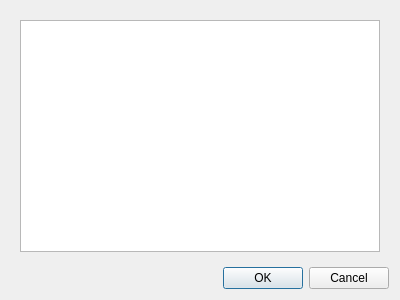
<?xml version="1.0" encoding="UTF-8"?>
<ui version="4.0">
 <class>LoadSampleDialog</class>
 <widget class="QDialog" name="LoadSampleDialog">
  <property name="windowModality">
   <enum>Qt::ApplicationModal</enum>
  </property>
  <property name="geometry">
   <rect>
    <x>0</x>
    <y>0</y>
    <width>400</width>
    <height>300</height>
   </rect>
  </property>
  <property name="windowTitle">
   <string>Select Sub Sample</string>
  </property>
  <layout class="QVBoxLayout" name="verticalLayout">
   <item>
    <widget class="QFrame" name="Layout">
     <property name="frameShape">
      <enum>QFrame::NoFrame</enum>
     </property>
     <property name="frameShadow">
      <enum>QFrame::Raised</enum>
     </property>
     <layout class="QGridLayout" name="gridLayout">
      <item row="0" column="0">
       <widget class="QTableView" name="tableView">
        <property name="contextMenuPolicy">
         <enum>Qt::CustomContextMenu</enum>
        </property>
        <property name="alternatingRowColors">
         <bool>true</bool>
        </property>
        <property name="selectionMode">
         <enum>QAbstractItemView::SingleSelection</enum>
        </property>
        <property name="selectionBehavior">
         <enum>QAbstractItemView::SelectRows</enum>
        </property>
        <property name="sortingEnabled">
         <bool>true</bool>
        </property>
        <attribute name="horizontalHeaderStretchLastSection">
         <bool>true</bool>
        </attribute>
        <attribute name="verticalHeaderVisible">
         <bool>false</bool>
        </attribute>
       </widget>
      </item>
     </layout>
    </widget>
   </item>
   <item>
    <widget class="QDialogButtonBox" name="buttonBox">
     <property name="orientation">
      <enum>Qt::Horizontal</enum>
     </property>
     <property name="standardButtons">
      <set>QDialogButtonBox::Cancel|QDialogButtonBox::Ok</set>
     </property>
    </widget>
   </item>
  </layout>
 </widget>
 <resources/>
 <connections>
  <connection>
   <sender>buttonBox</sender>
   <signal>accepted()</signal>
   <receiver>LoadSampleDialog</receiver>
   <slot>accept()</slot>
   <hints>
    <hint type="sourcelabel">
     <x>248</x>
     <y>254</y>
    </hint>
    <hint type="destinationlabel">
     <x>157</x>
     <y>274</y>
    </hint>
   </hints>
  </connection>
  <connection>
   <sender>buttonBox</sender>
   <signal>rejected()</signal>
   <receiver>LoadSampleDialog</receiver>
   <slot>reject()</slot>
   <hints>
    <hint type="sourcelabel">
     <x>316</x>
     <y>260</y>
    </hint>
    <hint type="destinationlabel">
     <x>286</x>
     <y>274</y>
    </hint>
   </hints>
  </connection>
 </connections>
</ui>
